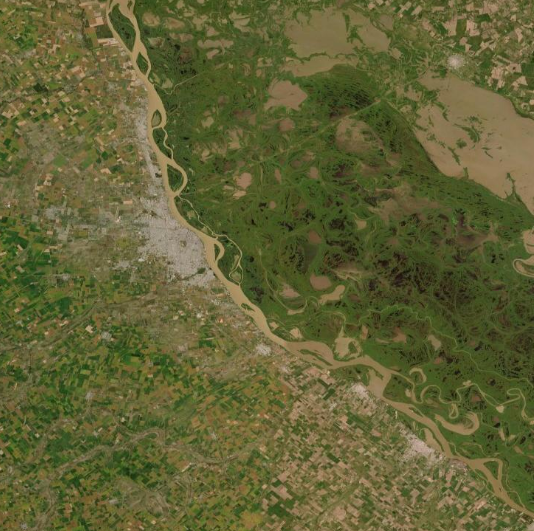
#> input picture Graphics/map.png, 534 x 531 px
$ python Fire_count.py
#> lines starting #> are read from the running program, lines starting #| are printed output that depends on the picture
### Scripts/Modules/fire.py
import moviepy.video.io.ImageSequenceClip as MovieMaker
import matplotlib.pyplot as plt
from datetime import timedelta
from .firms import FIRMSData
from .citys import CityList
from os.path import join
from numpy import (
    flipud,
    arange,
    array,
    zeros,
    shape,
    round,
    size,
    sum,
)
from os import (
    listdir,
    system
)


class FireCount:
    def __init__(
        self,
        city_name: str,
        only_nominal_data: bool,
        color: str
    ) -> None:
        """
        Conteo de los datos de FIRMS en una localización fijada.
        Parameters
        ----------
        # Inputs
        + City_name -> Nombre de la ciudad donde se cargaran los parametros
        + select_nominal_data -> valor para seleccionar solamente los
                                datos de tipo nominal
        + color -> color del numero por imprimir en las graficas
        ---------
        """
        self.lat_division_tras = None
        self.lon_division_tras = None
        self.lon_division = None
        self.lat_division = None
        self.path_movie = None
        self.lon_n = None
        self.lat_n = None
        self.hape = None
        self.fig_x = None
        self.fig_y = None
        self.map = None
        self._get_city_parameters(
            city_name=city_name
        )
        self.FIRMS_data = FIRMSData(
            params=self.params,
            only_nominal_data=only_nominal_data
        )
        self.color = color

    def _get_city_parameters(
        self,
        city_name: str
    ) -> None:
        """
        Selecciona los parametros dependiendo del nombre de la ciudad
        """
        city_parameters = CityList(
            city_name
        )
#> (reads Data/data.csv from the repository)
        self.params = city_parameters.parameters

    def _read_map(self,
                  name: str = "map.png") -> None:
        """
        Lectura del mapa de la region donde se esta realizando el estudio
        """
        # Lectura de la imagen
        filename = join(
            self.params["path graphics"],
            name
        )
        self.map = plt.imread(
            filename
        )
        # Obtener las dimensiones de la imagen en pixeles
        self.fig_y, self.fig_x, _ = shape(
            self.map
        )
        # Reflexion vertical de la imagen
        self.map = flipud(
            self.map
        )
        # Calculo de las grillas de la region por analizar
        self._create_grids()

    def _create_grids(
        self
    ) -> None:
        """
        Funcion que crea las grillas de busqueda y realiza la
        transformacion para el espacio de la imagen
        """
        self.lon_division, self.lon_n = self._delimiter_grids(
            self.params["lon"],
            self.params["delta"]
        )
        self.lat_division, self.lat_n = self._delimiter_grids(
            self.params["lat"],
            self.params["delta"]
        )
        self.lon_division_tras = self._traslation_positions(
            self.lon_division,
            self.params["lon"],
            self.fig_x
        )
        self.lat_division_tras = self._traslation_positions(
            self.lat_division,
            self.params["lat"],
            self.fig_y
        )

    def _delimiter_grids(
        self,
        pos_points: list,
        delta: float = 0.25
    ) -> tuple:
        """
        Funcion para obtener el numero de grillas
        """
        pos = round(
            arange(
                pos_points[0],
                pos_points[1]+delta,
                delta
            ),
            3
        )
        data_size = size(
            pos
        )
        return pos, data_size

    def _traslation_positions(
        self,
        pos_data: list,
        pos_parameter: list,
        resize: int = 500
    ) -> array:
        """
        Funcion para redefinir las posiciones de las longitudes y
        latitudes al espacio de la imagen
        """
        resize = resize/abs(pos_parameter[1]-pos_parameter[0])
        n = size(pos_data)
        pos_data_tras = zeros(n)
        for i in range(n):
            pos_data_tras[i] = (pos_data[i]-pos_parameter[0])*resize
        return pos_data_tras

    def run(self) -> None:
        """
        Funcion que realiza el algoritmo de conteo en los distintos archivos
        e FIRMS y dos formatos de archivos

        NI.csv -----> Conteo de los incencos para distintas fechas
        """
        self._read_map()
#> in _read_map, self.map is the input picture: shape (531, 534, 4) float32; mean R, G, B, A 0.383, 0.383, 0.21, 1
#> in _read_map, `self.map = flipud( self.map )`:
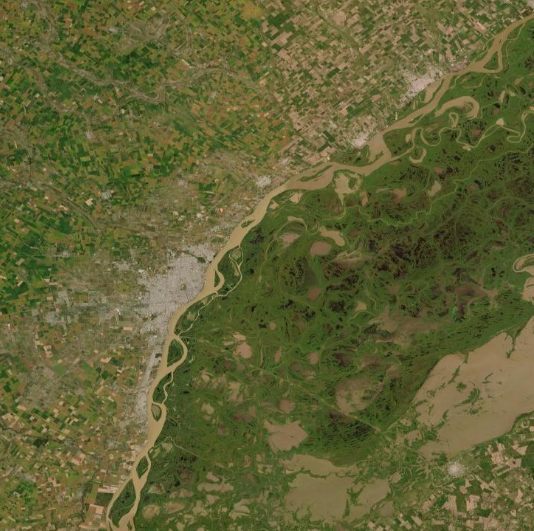
#> self.map: shape (531, 534, 4) float32; mean R, G, B, A 0.383, 0.383, 0.21, 1
        # Dirección donde se creara la animacion
        self.path_movie = join(
            self.params["path graphics"],
            "Movie"
        )
        print(
            "Realizando conteo de incendios"
        )
        # Archivo NI
        filename = join(
            self.params["path data"],
            "NI.csv"
        )
        results_file = open(
            filename,
            "w"
        )
        results_file.write("{},{}\n".format("Dates", "NI"))
        dates = self._get_dates()
        data = self.FIRMS_data.data
        date_i = dates[0].date()
        date_f = dates[-1].date()
        print(
            f"Inicio del conteo del día {date_i} al {date_f}"
        )
        for date in dates:
            # Seleccion de los datos por dia
            daily_data = data[data.index == date]
            filename = f"{date.date()}.csv"
            filename = join(self.params["path data"],
                            "Daily_data",
                            filename)
            daily_data.to_csv(
                filename,
                index=False
            )
            # Conteo de los incendios para cada grilla
            count = self._count_fire(
                daily_data
            )
            # Conteo de los incendios para todo el dia
            daily_sum = sum(count)
            # Escritura de los resultados
            results_file.write(
                "{},{}\n".format(
                    date.date(),
                    daily_sum
                )
            )
            # Lectura de la latitud y longitud
            lat = array(daily_data["latitude"])
            lon = array(daily_data["longitude"])
            # Traslacion de las cordenadas hacia el espacio de la imagen
            lon = self._traslation_positions(
                lon,
                self.params["lon"],
                self.fig_x
            )
            lat = self._traslation_positions(
                lat,
                self.params["lat"],
                self.fig_y
            )
            # Ploteo del numero de incendios por grilla
            self._number_plot(
                self.lon_division_tras,
                self.lat_division_tras,
                count,
                self.color
            )
            # Ploteo de cada incendio
            self._plot_points(lon,
                              lat)
            # Ploteo del mapa
            self._plot_map(
                daily_sum,
                date.date(),
                self.path_movie
            )
        results_file.close()

    # [34 lines left out: function _count_fire, not called in this run]

    def _get_dates(self) -> list:
        """
        Obtiene las fechas consecutivas en el periodo
        """
        days = (self.params["day final"] - self.params["day initial"]).days
        dates = list()
        for day in range(days+1):
            date = self.params["day initial"]+timedelta(days=day)
            dates.append(date)
        return dates

    # [144 lines left out: functions _plot_points, _plot_map, _number_plot, create_animation, not called in this run]

### Scripts/Modules/firms.py
from os.path import join
from pandas import (
    to_datetime,
    DataFrame,
    read_csv
)


class FIRMSData:
    def __init__(
        self,
        params: dict,
        only_nominal_data: bool
    ) -> None:
        self.data = None
        self.params = params
        self._format_dates()
        # Lectura y formateo de los datos
        self._read_data()
        self._get_data()
        if only_nominal_data:
            self._get_data_by_confidence_level()

    def _format_dates(self) -> None:
        """
        Aplica el formato de fecha a los parametros day initial y day final
        """
        self.params["day initial"] = to_datetime(
            self.params["day initial"]
        )
        self.params["day final"] = to_datetime(
            self.params["day final"]
        )

    def _read_data(self):
        """
        Funcion para la lectura de los datos de FIRMS
        """
        filename = join(
            self.params["path data"],
            self.params["file data"]
        )
        data = read_csv(
            filename,
            usecols=[
                0,
                1,
                5,
                9
            ]
        )
        self.data = self._format_date_data(data)

    def _format_date_data(
        self,
        data=DataFrame
    ) -> DataFrame:
        """
        Funcion que realiza el formato en las fechas y las asigna al indice del
        dataframe
        """
        data.index = to_datetime(
            data["acq_date"]
        )
        data = data.drop(
            columns="acq_date"
        )
        return data

    def _get_data(
        self
    ) -> None:
        """
        Selecciona los datos a partir tomando en cuenta el periodo de
        analisis y la localizacion
        """
        # Seleccion de los datos en el periodo introducido
        self._get_data_from_period()
        # Selección de los datos de acuerdo a el area a analizar
        self._get_data_from_location()

    def _get_data_from_period(self) -> None:
        """
        Funcion que selecciona los datos en un periodo de tiempo
        """
        date_i = self.params["day initial"]
        date_f = self.params["day final"]
        self.data = self.data[
            (self.data.index >= date_i) &
            (self.data.index <= date_f)
        ]

    def _get_data_from_location(self):
        """
        Funcion que seleciona los datos en un a partir de la localización
        """
        self.data = self.get_data_from_positions(
            data=self.data,
            name_position="longitude",
            positions=self.params["lon"]
        )
        self.data = self.get_data_from_positions(
            data=self.data,
            name_position="latitude",
            positions=self.params["lat"]
        )

    def get_data_from_positions(
        self,
        data: DataFrame,
        name_position: str,
        positions: list
    ) -> DataFrame:
        """
        Funcion que selecciona los datos en un intervalo de posiciones
        """
        data = data[
            (data[name_position] >= positions[0]) &
            (data[name_position] <= positions[1])
        ]
        return data

    def _get_data_by_confidence_level(self) -> None:
        """
        Selecciona solo un tipo de dato del FIRMS dependiendo su
        confiabilidad
        """
        self.data = self.data[
            self.data["confidence"] == "n"
        ]

### Scripts/Modules/citys.py
class CityList:
    def __init__(
        self,
        city: str
    ) -> None:
        """
        Contiene los parametros del periodo y zona de análisis de cada región
        ----------------------------
        Inputs:
        + city -> nombre de la ciudad de la cual se cargaran los parámetros

        ----------------------------
        Outouts:
        + self.parameters -> diccionario con los siguientes atributos:
            + day inital -> día inicial del periodo (str)
            + day final -> dia final del periodo (str)
            + lon -> lista con la longitud del área por analizar [float,float]
            + lat -> lista con la latitud del área por analizar [float,float]
            + delta -> divisiones de las grillas del mapa (float)
            + path data -> direccion donde se encuentran los datos
            + file data -> nombre del archivo de datos
            + path graphics -> direccion donde se guardaran las imagenes

        """
        self.parameters = {
            "path data": "../Data/",
            "file data": "data.csv",
            "path graphics": "../Graphics/"
        }
        self.citys = {
            "Parana_2020": {
                "day initial": "2020-06-03",
                "day final": "2020-09-28",
                "lon": [-61, -60],
                "lat": [-33.5, -32.5],
                "delta": 0.25,
            },
            "Parana_2021_May": {
                "day initial": "2021-05-01",
                "day final": "2021-06-01",
                "lon": [-60.75, -60],
                "lat": [-33.25, -32.5],
                "delta": 0.25,
            },
            "Parana_2021_Jun": {
                "day initial": "2021-06-10",
                "day final": "2021-06-17",
                "lon": [-60.25, -60.0],
                "lat": [-33.25, -33.0],
                "delta": 0.05,
            },
            "Nuevo_Leon": {
                "day initial": "2021-03-01",
                "day final": "2021-04-30",
                "city": "Nuevo_Leon",
                "lon": [-100.50, -99.50],
                "lat": [24.50, 25.50],
                "delta": 0.25,
            },
            # "Nuevo_Leon_Historic": {
            # "day initial": "2015-01-01",
            # "day final": "2023-12-31",
            # "city": "Nuevo_Leon",
            # "lon": [-100.50, -99.50],
            # "lat": [24.50, 25.50],
            # "delta": 0.25,
            # },
            "Nuevo_Leon_Historic": {
                "day initial": "2012-01-01",
                "day final": "2022-12-31",
                "city": "Nuevo_Leon",
                "lon": [-100.75, -99.50],
                "lat": [24.50, 25.50],
                "delta": 0.25,
            },
        }
        self._get_city_parameters(
            city_name=city
        )

    def _get_city_parameters(
        self,
        city_name: str
    ) -> None:
        """
        Realiza una union del diccionario con las direcciones de los
        datos con el diccionario de los parametros para cada ciudad
        """
        self.parameters.update(
            self.citys[city_name]
        )

### Scripts/Fire_count.py
from Modules.fire import FireCount
inputs = {
    "city_name": "Nuevo_Leon_Historic",
    "only_nominal_data": True,
    "color": "white",
}
Fire_algorithm = FireCount(
    **inputs
)
#> (the run stopped early here; a loop or call above may not have finished)
